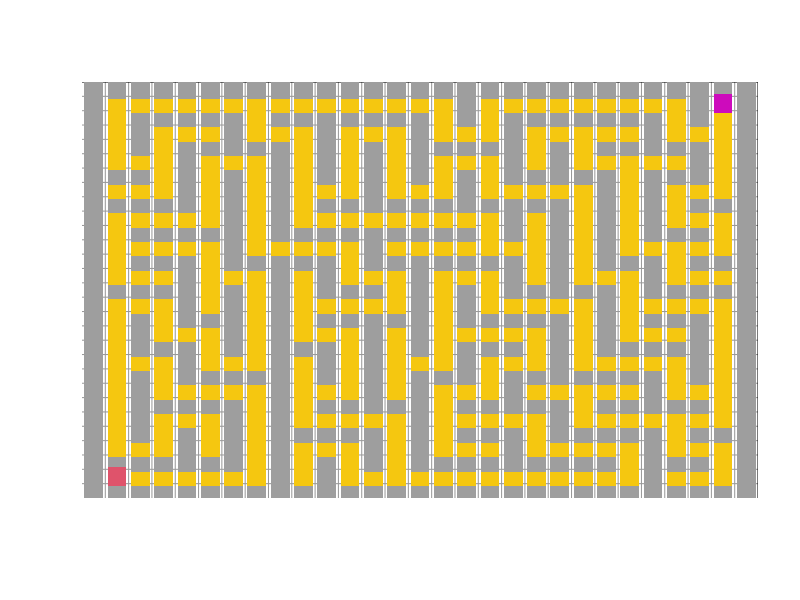

Source code (R):


maze=function(size,cex_set=2.5){
  #initiate
  size2=2*size-3
  block_map=matrix(0,size,size)
  maze_map=matrix(1,size2,size2)
  for(i in 1:(size-2)){
    for(j in 1:(size-2)){
      maze_map[2*i,2*j]=0
    }
  }
  #四面的圍牆
  block_map[1,]=1
  block_map[size,]=1
  block_map[,1]=1
  block_map[,size]=1
  
  #上下左右操作
  move=list(c(-1,0),c(1,0),c(0,-1),c(0,1))
  
  #用於判斷操作是否越界
  in_map=function(x,y){
    return((1<=x)&&(x<=size)&&(1<=y)&&(y<=size))
  }
  
  #connect用於拆牆
  connect=function(x,y,xx,yy){
    maze_map[(x+xx)-2,(y+yy)-2]<<- 0 #原本是<<-
  }
  
  #用於計算該節點周圍有幾面牆
  neighbor_count=function(x,y){
    temp=0
    for(i in 1:4){
      if(in_map(x+move[[i]][1],y+move[[i]][2])){
        if(block_map[x+move[[i]][1],y+move[[i]]][2]==1){
          temp=temp+1
        }
      }
    }
    return(temp)
  }
  
  
  #前準備(?)
  dfs=function(x,y){
    print(c(x,y,neighbor_count(x,y)))
    if(neighbor_count(x,y)==4){return}
    direction=c(FALSE,FALSE,FALSE,FALSE)
    while(neighbor_count(x,y)<4){
      temp=-1
      
      while(temp==-1 || direction[temp]==TRUE){
        temp=sample(1:4,1)
      }
      
      xx=x+move[[temp]][1]
      yy=y+move[[temp]][2]
      
      if(in_map(xx,yy)&&block_map[xx,yy]==0){
        block_map[xx,yy]<<-1
        connect(x,y,xx,yy)
        dfs(xx,yy)
        
        direction[temp]=TRUE
        if(neighbor_count(x,y)==4){
          return
        }
      }
    }
    return
  }
  
  #設起點，並開始生成地圖矩陣
  block_map[2,2]=1
  dfs(2,2)
  
  #生成地圖
  windows()
  plot(0,0,xlim=c(0,size2),ylim=c(0,size2),type="n",xaxs="i",yaxs="i",xlab="",ylab="",axes=0)
  for(i in 1:(size2-1)){
    abline(h=i,col="gray60") #水平線
    abline(v=i,col="gray60")
  }
  abline(h=size2)
  abline(v=size2)
  for(i in 1:size2){
    for(j in 1:size2){
      if(maze_map[i,j]==1){
        points(i-0.5,j-0.5,col=8,pch=15,cex=cex_set)
      }else{
        points(i-0.5,j-0.5,col=7,pch=15,cex=cex_set)
      }
    }
  }
  
  now.x=2
  now.y=2
  dest.x=size2-1
  dest.y=size2-1
  points(now.x-0.5,now.y-0.5,col=2,pch=15,cex=cex_set)
  points(dest.x-0.5,dest.y-0.5,col=6,pch=15,cex=cex_set)
  
  keydown=function(K){
    K=tolower(K)
    points(K)
    
    if(K=="down"){
      if(now.y>2&&maze_map[now.x,now.y-1]==0){
        points(now.x-0.5,now.y-0.5,col=7,pch=15,cex=cex_set)        
        now.y<<-now.y-1
        points(now.x-0.5,now.y-0.5,col=2,pch=15,cex=cex_set)
      }
    }
    
    if(K=="up"){
      if(now.y<size2-1 && maze_map[now.x,now.y+1]==0){
        points(now.x-0.5,now.y-0.5,col=7,pch=15,cex=cex_set)
        now.y<<-now.y+1
        points(now.x-0.5,now.y-0.5,col=2,pch=15,cex=cex_set)
      }
    }
    
    if(K=="left"){
      if(now.x>2&&maze_map[now.x-1,now.y]==0){
        points(now.x-0.5,now.y-0.5,col=7,pch=15,cex=cex_set)
        now.x<<-now.x-1
        points(now.x-0.5,now.y-0.5,col=2,pch=15,cex=cex_set)
      }
    }
    
    if(K=="right"){
      if(now.x<size2-1 && maze_map[now.x+1,now.y]==0){
        points(now.x-0.5,now.y-0.5,col=7,pch=15,cex=cex_set)
        now.x<<-now.x+1
        points(now.x-0.5,now.y-0.5,col=2,pch=15,cex=cex_set)
      }
    }
    
    if(now.x==dest.x && now.y==dest.y){
      legend("center","YOU WIN~",cex=3)
      getGraphicsEvent(onKeybd =NULL)
    }
  }
  
  
  getGraphicsEvent(onKeybd = keydown)
  
}

maze(16)


